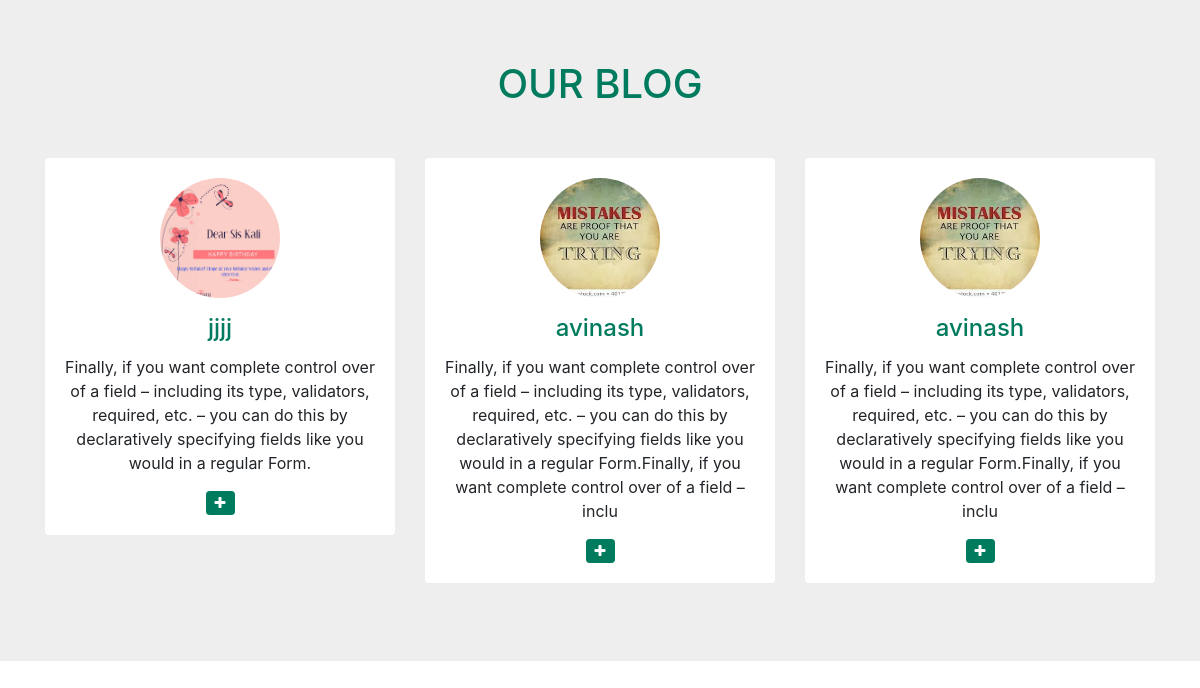
/showpost/, run on the app's committed database.
### techapp/models.py (models this page shows)
class Addpost(models.Model):
    title=models.CharField(max_length=50)
    discription=models.CharField(max_length=250)
    image=models.ImageField(upload_to='image/')

### techapp/views.py (the view)
# urls.py: path('showpost/', views.showpost,name='showpost')
def showpost(request):
    shows=Addpost.objects.all()
    return render(request,'postshow.html',{'shows':shows})

### techapp/templates/postshow.html (shortened to what this page needs)
<html>
<head>
   <link href="//maxcdn.bootstrapcdn.com/bootstrap/4.0.0/css/bootstrap.min.css" rel="stylesheet" id="bootstrap-css">
{%  load static %}
</head>
<body>
<section id="team" class="pb-5">
    <div class="container">
        <h5 class="section-title h1">OUR BLOG</h5>
        <div class="row">
           {%  for i in shows %}
            <div class="col-xs-12 col-sm-6 col-md-4">
                <div class="image-flip" ontouchstart="this.classList.toggle('hover');">
                    <div class="mainflip">
                        <div class="frontside">
                            <div class="card">
                                <div class="card-body text-center">
                                    <p><img class=" img-fluid" src="{{i.image.url}}" width="120px" alt="card image"></p>
                                    <h4 class="card-title">{{i.title}}</h4>
                                    <p class="card-text">{{i.discription}}</p>
                                    <a href="#" class="btn btn-primary btn-sm"><i class="fa fa-plus"></i></a>
                                </div>
                            </div>
                        </div>
                        <div class="backside">
                            <div class="card">
                                <div class="card-body text-center mt-4">
                                    <h4 class="card-title">{{i.title}}</h4>
                                    <p class="card-text">{{i.discription}}</p>
                                    <ul class="list-inline">
                                        <li class="list-inline-item">
                                            <a class="social-icon text-xs-center" target="_blank" href="#">
                                            </a>
                                        </li>
                                        <li class="list-inline-item">
                                            <a class="social-icon text-xs-center" target="_blank" href="#">
                                            </a>
                                        </li>
                                        <li class="list-inline-item">
                                            <a class="social-icon text-xs-center" target="_blank" href="#">
                                            </a>
                                        </li>
                                        <li class="list-inline-item">
                                            <a class="social-icon text-xs-center" target="_blank" href="#">
                                            </a>
                                        </li>
                                    </ul>
                                </div>
                            </div>
                        </div>
                    </div>
                </div>
            </div>
            {% endfor %}
        </div>
    </div>
</section>
</body>
</html>

### techapp/templates/postshow.html (style rules this page uses)
#team { background: #eee !important; }
.btn-primary { color: #fff; background-color: #007b5e; border-color: #007b5e; }
section { padding: 60px 0; }
section .section-title { text-align: center; color: #007b5e; margin-bottom: 50px; text-transform: uppercase; }
#team .card { border: none; background: #ffffff; }
.mainflip { -webkit-transition: 1s; -webkit-transform-style: preserve-3d; -ms-transition: 1s; -moz-transition: 1s; -moz-transform: perspective(1000px); -moz-transform-style: preserve-3d; -ms-transform-style: preserve-3d; transition: 1s; transform-style: preserve-3d; position: relative; }
.frontside { position: relative; -webkit-transform: rotateY(0deg); -ms-transform: rotateY(0deg); z-index: 2; margin-bottom: 30px; }
.backside { position: absolute; top: 0; left: 0; background: white; -webkit-transform: rotateY(-180deg); -moz-transform: rotateY(-180deg); -o-transform: rotateY(-180deg); -ms-transform: rotateY(-180deg); transform: rotateY(-180deg); -webkit-box-shadow: 5px 7px 9px -4px rgb(158, 158, 158); -moz-box-shadow: 5px 7px 9px -4px rgb(158, 158, 158); box-shadow: 5px 7px 9px -4px rgb(158, 158, 158); }
.frontside, .backside { -webkit-backface-visibility: hidden; -moz-backface-visibility: hidden; -ms-backface-visibility: hidden; backface-visibility: hidden; -webkit-transition: 1s; -webkit-transform-style: preserve-3d; -moz-transition: 1s; -moz-transform-style: preserve-3d; -o-transition: 1s; -o-transform-style: preserve-3d; -ms-transition: 1s; -ms-transform-style: preserve-3d; transition: 1s; transform-style: preserve-3d; }
.frontside .card, .backside .card { min-height: 312px; }
.backside .card a { font-size: 18px; color: #007b5e !important; }
.frontside .card .card-title, .backside .card .card-title { color: #007b5e !important; }
.frontside .card .card-body img { width: 120px; height: 120px; border-radius: 50%; }

### data on the page
Addpost: image (picture), title "jjjj", discription "Finally, if you want complete control over of a field – including its type, validators, required, etc. – you can do this by declaratively specifying fields like you would in a regular Form."
Addpost: image (picture), title "avinash", discription "Finally, if you want complete control over of a field – including its type, validators, required, etc. – you can do this by declaratively specifying fields like you would in a regular Form.Finally, if you want complete control over of a field – inclu"
Addpost: image (picture), title "avinash", discription "Finally, if you want complete control over of a field – including its type, validators, required, etc. – you can do this by declaratively specifying fields like you would in a regular Form.Finally, if you want complete control over of a field – inclu"
